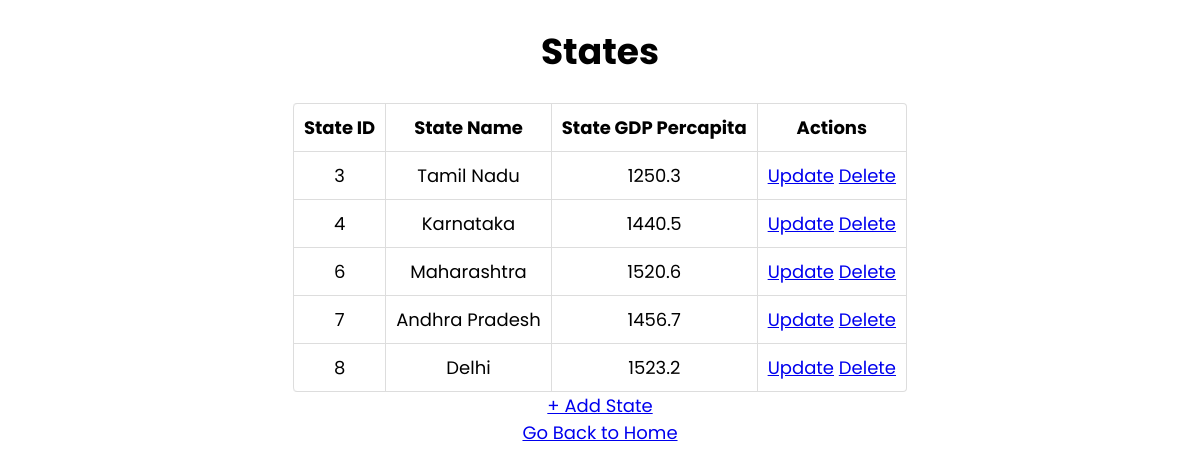
Screenshot of /state with the database file from the repository.
### app.py (models this page shows)
class State(db.Model):
    __tablename__ = "states"
    state_id = db.Column(db.Integer, autoincrement = True, primary_key = True, unique = True, nullable = False)
    state_name = db.Column(db.String, nullable = False, unique = True)
    gdp_state_percapita = db.Column(db.Float)

### app.py (the view)
@app.route("/state", methods = ["GET"])
def view_state():
    state_list = State.query.all()
    return render_template(
        "view_state.html",
        state_list = state_list
    )

### templates/view_state.html (shortened to what this page needs)
<!DOCTYPE html>
<html lang="en">
  <head>
    <link rel="stylesheet" href="../static/assets/view.css">
  </head>
  <body>
    <h1 style="text-align: center">States</h1>
    {% if state_list | length == 0 %}
        <p>No States Found! Add the states now!</p>
        <a href="/state/create" type="button">+ Add State</a>
    {% else %}
    <table id="state-detail">
      <thead>
        <th>State ID</th>
        <th>State Name</th>
        <th>State GDP Percapita</th>
        <th>Actions</th>
      </thead>
      {% for state in state_list %}
      <tr>
        <td>{{state["state_id"]}}</td>
        <td>{{state["state_name"]}}</td>
        <td>{{state["gdp_state_percapita"]}}</td>
        <td>
            <a href="/state/{{state['state_id']}}/update" type="button">Update</a>
            <a href="/state/{{state['state_id']}}/delete" type="button">Delete</a>
        </td>
      </tr>
      {% endfor %}
    </table>
    <a href="/state/create" type="button">+ Add State</a>
    {% endif %}
    <br>
    <a href="/">Go Back to Home</a>
  </body>
</html>

### static/assets/view.css (style rules this page uses)
body { font-family: 'Poppins', sans-serif; text-align: center; font-size: large; }
table { width: fit-content; border: 1px solid #ddd; border-collapse: separate; border-left: 0; border-radius: 4px; border-spacing: 0px; margin-left: auto; margin-right: auto; }
thead { display: table-header-group; vertical-align: middle; border-color: inherit; border-collapse: separate; text-align: center; padding: 10px; }
tr { display: table-row; vertical-align: inherit; border-color: inherit; text-align: center; padding: 10px; }
th, td { padding: 5px 4px 6px 4px; text-align: center; vertical-align: top; border-left: 1px solid #ddd; padding: 10px; }
td { border-top: 1px solid #ddd; }
thead:first-child tr:first-child th:first-child, tbody:first-child tr:first-child td:first-child { border-radius: 4px 0 0 0; }
thead:last-child tr:last-child th:first-child, tbody:last-child tr:last-child td:first-child { border-radius: 0 0 0 4px; }

### rows the page displays
State: state_id "3", state_name "Tamil Nadu", gdp_state_percapita "1250.3"
State: state_id "4", state_name "Karnataka", gdp_state_percapita "1440.5"
State: state_id "6", state_name "Maharashtra", gdp_state_percapita "1520.6"
State: state_id "7", state_name "Andhra Pradesh", gdp_state_percapita "1456.7"
State: state_id "8", state_name "Delhi", gdp_state_percapita "1523.2"
